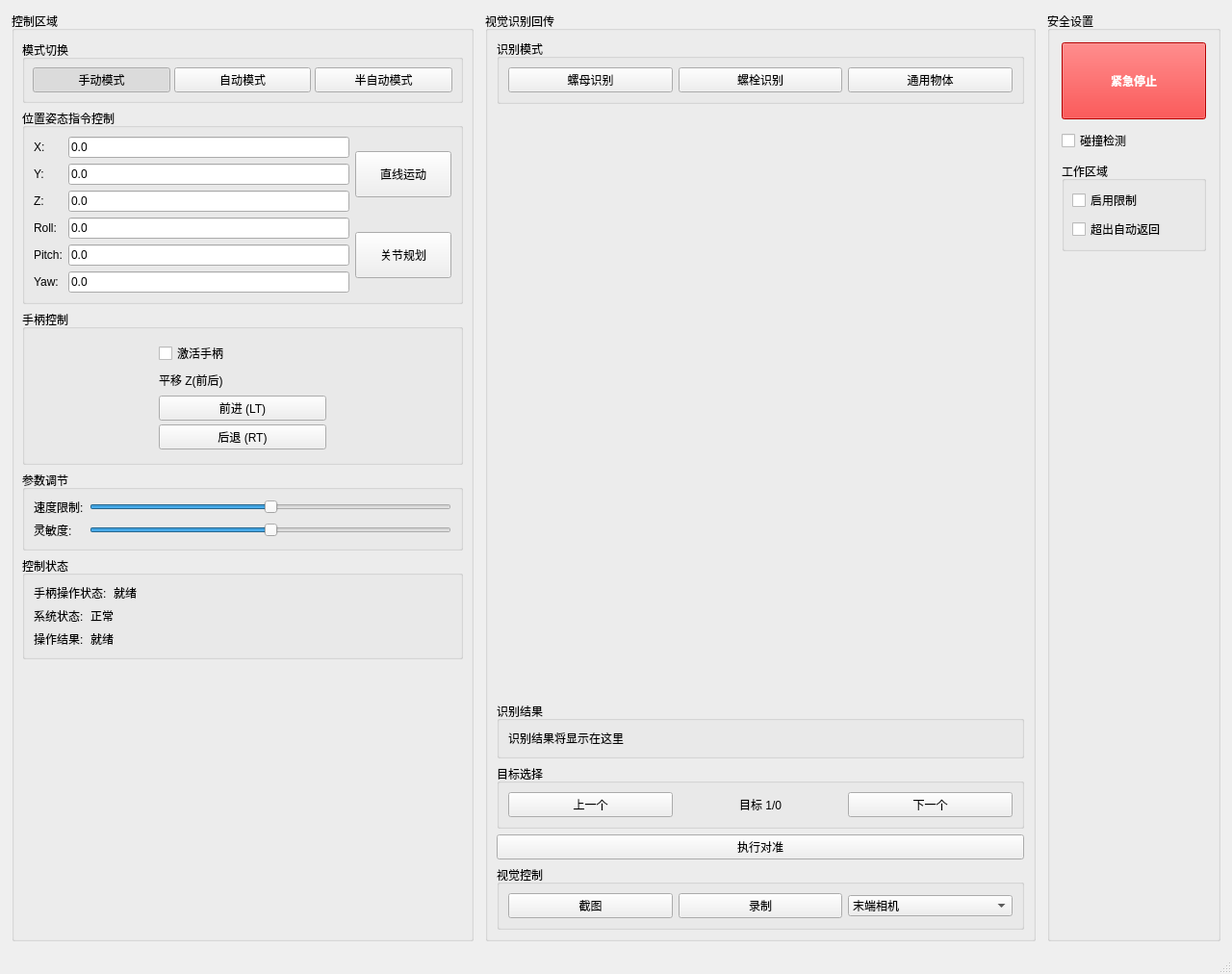
<?xml version="1.0" encoding="UTF-8"?>
<ui version="4.0">
 <class>MainWindow</class>
 <widget class="QMainWindow" name="MainWindow">
  <property name="geometry">
   <rect>
    <x>0</x>
    <y>0</y>
    <width>1280</width>
    <height>1012</height>
   </rect>
  </property>
  <property name="windowTitle">
   <string>机器人操纵界面</string>
  </property>
  <widget class="QWidget" name="centralwidget">
   <layout class="QHBoxLayout" name="horizontalLayout">
    <property name="spacing">
     <number>12</number>
    </property>
    <property name="leftMargin">
     <number>12</number>
    </property>
    <property name="topMargin">
     <number>12</number>
    </property>
    <property name="rightMargin">
     <number>12</number>
    </property>
    <property name="bottomMargin">
     <number>12</number>
    </property>
    <item>
     <widget class="QGroupBox" name="controlGroupBox">
      <property name="sizePolicy">
       <sizepolicy hsizetype="Fixed" vsizetype="Preferred">
        <horstretch>0</horstretch>
        <verstretch>0</verstretch>
       </sizepolicy>
      </property>
      <property name="minimumSize">
       <size>
        <width>480</width>
        <height>0</height>
       </size>
      </property>
      <property name="maximumSize">
       <size>
        <width>540</width>
        <height>16777215</height>
       </size>
      </property>
      <property name="title">
       <string>控制区域</string>
      </property>
      <layout class="QVBoxLayout" name="verticalLayout">
       <property name="spacing">
        <number>6</number>
       </property>
       <property name="leftMargin">
        <number>8</number>
       </property>
       <property name="topMargin">
        <number>10</number>
       </property>
       <property name="rightMargin">
        <number>8</number>
       </property>
       <property name="bottomMargin">
        <number>8</number>
       </property>
       <item>
        <widget class="QGroupBox" name="modeGroupBox">
         <property name="title">
          <string>模式切换</string>
         </property>
         <layout class="QHBoxLayout" name="horizontalLayout_2">
          <property name="spacing">
           <number>4</number>
          </property>
          <property name="leftMargin">
           <number>8</number>
          </property>
          <property name="topMargin">
           <number>8</number>
          </property>
          <property name="rightMargin">
           <number>8</number>
          </property>
          <property name="bottomMargin">
           <number>8</number>
          </property>
          <item>
           <widget class="QPushButton" name="manualModeButton">
            <property name="text">
             <string>手动模式</string>
            </property>
            <property name="checkable">
             <bool>true</bool>
            </property>
            <property name="checked">
             <bool>true</bool>
            </property>
           </widget>
          </item>
          <item>
           <widget class="QPushButton" name="autoModeButton">
            <property name="text">
             <string>自动模式</string>
            </property>
            <property name="checkable">
             <bool>true</bool>
            </property>
           </widget>
          </item>
          <item>
           <widget class="QPushButton" name="semiautoModeButton">
            <property name="text">
             <string>半自动模式</string>
            </property>
            <property name="checkable">
             <bool>true</bool>
            </property>
           </widget>
          </item>
         </layout>
        </widget>
       </item>
       <item>
        <widget class="QGroupBox" name="poseControlGroupBox">
         <property name="title">
          <string>位置姿态指令控制</string>
         </property>
         <layout class="QGridLayout" name="gridLayout">
          <item row="0" column="0">
           <widget class="QLabel" name="xLabel">
            <property name="text">
             <string>X:</string>
            </property>
           </widget>
          </item>
          <item row="0" column="1">
           <widget class="QLineEdit" name="xLineEdit">
            <property name="text">
             <string>0.0</string>
            </property>
           </widget>
          </item>
          <item row="1" column="0">
           <widget class="QLabel" name="yLabel">
            <property name="text">
             <string>Y:</string>
            </property>
           </widget>
          </item>
          <item row="1" column="1">
           <widget class="QLineEdit" name="yLineEdit">
            <property name="text">
             <string>0.0</string>
            </property>
           </widget>
          </item>
          <item row="2" column="0">
           <widget class="QLabel" name="zLabel">
            <property name="text">
             <string>Z:</string>
            </property>
           </widget>
          </item>
          <item row="2" column="1">
           <widget class="QLineEdit" name="zLineEdit">
            <property name="text">
             <string>0.0</string>
            </property>
           </widget>
          </item>
          <item row="3" column="0">
           <widget class="QLabel" name="rollLabel">
            <property name="text">
             <string>Roll:</string>
            </property>
           </widget>
          </item>
          <item row="3" column="1">
           <widget class="QLineEdit" name="rollLineEdit">
            <property name="text">
             <string>0.0</string>
            </property>
           </widget>
          </item>
          <item row="4" column="0">
           <widget class="QLabel" name="pitchLabel">
            <property name="text">
             <string>Pitch:</string>
            </property>
           </widget>
          </item>
          <item row="4" column="1">
           <widget class="QLineEdit" name="pitchLineEdit">
            <property name="text">
             <string>0.0</string>
            </property>
           </widget>
          </item>
          <item row="5" column="0">
           <widget class="QLabel" name="yawLabel">
            <property name="text">
             <string>Yaw:</string>
            </property>
           </widget>
          </item>
          <item row="5" column="1">
           <widget class="QLineEdit" name="yawLineEdit">
            <property name="text">
             <string>0.0</string>
            </property>
           </widget>
          </item>
          <item row="0" column="2" rowspan="3">
           <widget class="QPushButton" name="cartesianButton">
            <property name="minimumSize">
             <size>
              <width>100</width>
              <height>48</height>
             </size>
            </property>
            <property name="text">
             <string>直线运动</string>
            </property>
           </widget>
          </item>
          <item row="3" column="2" rowspan="3">
           <widget class="QPushButton" name="ptpButton">
            <property name="minimumSize">
             <size>
              <width>100</width>
              <height>48</height>
             </size>
            </property>
            <property name="text">
             <string>关节规划</string>
            </property>
           </widget>
          </item>
         </layout>
        </widget>
       </item>
       <item>
        <widget class="QGroupBox" name="joystickGroupBox">
         <property name="title">
          <string>手柄控制</string>
         </property>
         <layout class="QHBoxLayout" name="horizontalLayout_7">
          <item>
           <widget class="AnalogStick" name="joystickXY" native="true">
            <property name="minimumSize">
             <size>
              <width>120</width>
              <height>120</height>
             </size>
            </property>
            <property name="maximumSize">
             <size>
              <width>120</width>
              <height>120</height>
             </size>
            </property>
           </widget>
          </item>
          <item>
           <layout class="QVBoxLayout" name="verticalLayout_5">
            <property name="spacing">
             <number>4</number>
            </property>
            <property name="leftMargin">
             <number>4</number>
            </property>
            <property name="topMargin">
             <number>4</number>
            </property>
            <property name="rightMargin">
             <number>4</number>
            </property>
            <property name="bottomMargin">
             <number>4</number>
            </property>
            <item>
             <widget class="QCheckBox" name="joystickEnableCheckBox">
              <property name="text">
               <string>激活手柄</string>
              </property>
             </widget>
            </item>
            <item>
             <widget class="QLabel" name="zLabel_2">
              <property name="text">
               <string>平移 Z(前后)</string>
              </property>
             </widget>
            </item>
            <item>
             <widget class="QPushButton" name="zForwardButton">
              <property name="text">
               <string>前进 (LT)</string>
              </property>
             </widget>
            </item>
            <item>
             <widget class="QPushButton" name="zBackwardButton">
              <property name="text">
               <string>后退 (RT)</string>
              </property>
             </widget>
            </item>
           </layout>
          </item>
          <item>
           <widget class="AnalogStick" name="joystickYawPitch" native="true">
            <property name="minimumSize">
             <size>
              <width>120</width>
              <height>120</height>
             </size>
            </property>
            <property name="maximumSize">
             <size>
              <width>120</width>
              <height>120</height>
             </size>
            </property>
           </widget>
          </item>
         </layout>
        </widget>
       </item>
       <item>
        <widget class="QGroupBox" name="paramsGroupBox">
         <property name="title">
          <string>参数调节</string>
         </property>
         <layout class="QGridLayout" name="gridLayout_4">
          <item row="0" column="0">
           <widget class="QLabel" name="speedLabel">
            <property name="text">
             <string>速度限制:</string>
            </property>
           </widget>
          </item>
          <item row="0" column="1">
           <widget class="QSlider" name="speedSlider">
            <property name="maximum">
             <number>100</number>
            </property>
            <property name="value">
             <number>50</number>
            </property>
            <property name="orientation">
             <enum>Qt::Horizontal</enum>
            </property>
           </widget>
          </item>
          <item row="1" column="0">
           <widget class="QLabel" name="sensitivityLabel">
            <property name="text">
             <string>灵敏度:</string>
            </property>
           </widget>
          </item>
          <item row="1" column="1">
           <widget class="QSlider" name="sensitivitySlider">
            <property name="maximum">
             <number>100</number>
            </property>
            <property name="value">
             <number>50</number>
            </property>
            <property name="orientation">
             <enum>Qt::Horizontal</enum>
            </property>
           </widget>
          </item>
         </layout>
        </widget>
       </item>
       <item>
        <widget class="QGroupBox" name="statusGroupBox">
         <property name="title">
          <string>控制状态</string>
         </property>
         <layout class="QVBoxLayout" name="verticalLayout_2">
          <item>
           <layout class="QHBoxLayout" name="horizontalLayoutControl">
            <property name="spacing">
             <number>4</number> </property>
            <item>
             <widget class="QLabel" name="joyStatusPrefixLabel">
              <property name="sizePolicy">
               <sizepolicy hsizetype="Maximum" vsizetype="Preferred">
                <horstretch>0</horstretch>
                <verstretch>0</verstretch>
               </sizepolicy>
              </property>
              <property name="text">
               <string>手柄操作状态: </string>
              </property>
             </widget>
            </item>
            <item>
             <widget class="QLabel" name="joyStatusLabel">
              <property name="sizePolicy">
               <sizepolicy hsizetype="Expanding" vsizetype="Preferred">
                <horstretch>0</horstretch>
                <verstretch>0</verstretch>
               </sizepolicy>
              </property>
              <property name="text">
               <string>就绪</string>
              </property>
             </widget>
            </item>
           </layout>
          </item>
          
          <item>
           <layout class="QHBoxLayout" name="horizontalLayoutSystem">
            <property name="spacing">
             <number>4</number>
            </property>
            <item>
             <widget class="QLabel" name="systemStatusPrefixLabel">
              <property name="sizePolicy">
               <sizepolicy hsizetype="Maximum" vsizetype="Preferred">
                <horstretch>0</horstretch>
                <verstretch>0</verstretch>
               </sizepolicy>
              </property>
              <property name="text">
               <string>系统状态: </string>
              </property>
             </widget>
            </item>
            <item>
             <widget class="QLabel" name="systemStatusLabel">
              <property name="sizePolicy">
               <sizepolicy hsizetype="Expanding" vsizetype="Preferred">
                <horstretch>0</horstretch>
                <verstretch>0</verstretch>
               </sizepolicy>
              </property>
              <property name="text">
               <string>正常</string>
              </property>
             </widget>
            </item>
           </layout>
          </item>
          <item>
           <layout class="QHBoxLayout" name="horizontalLayoutOperationResult">
            <property name="spacing">
             <number>4</number>
            </property>
            <item>
             <widget class="QLabel" name="operationResultLabel">
              <property name="sizePolicy">
               <sizepolicy hsizetype="Maximum" vsizetype="Preferred">
                <horstretch>0</horstretch>
                <verstretch>0</verstretch>
               </sizepolicy>
              </property>
              <property name="text">
               <string>操作结果: </string>
              </property>
             </widget>
            </item>
            <item>
             <widget class="QLabel" name="operationResultStatusLabel">
              <property name="sizePolicy">
               <sizepolicy hsizetype="Expanding" vsizetype="Preferred">
                <horstretch>0</horstretch>
                <verstretch>0</verstretch>
               </sizepolicy>
              </property>
              <property name="text">
               <string>就绪</string>
              </property>
             </widget>
            </item>
           </layout>
          </item>
         </layout>
        </widget>
       </item>
       <item>
        <spacer name="verticalSpacer">
         <property name="orientation">
          <enum>Qt::Vertical</enum>
         </property>
         <property name="sizeHint" stdset="0">
          <size>
           <width>20</width>
           <height>40</height>
          </size>
         </property>
        </spacer>
       </item>
      </layout>
     </widget>
    </item>
    <item>
     <widget class="QGroupBox" name="visionGroupBox">
      <property name="sizePolicy">
       <sizepolicy hsizetype="Expanding" vsizetype="Expanding">
        <horstretch>1</horstretch>
        <verstretch>1</verstretch>
       </sizepolicy>
      </property>
      <property name="title">
       <string>视觉识别回传</string>
      </property>
      <layout class="QVBoxLayout" name="verticalLayout_3">
       <item>
        <widget class="QGroupBox" name="recognitionModeGroupBox">
         <property name="title">
          <string>识别模式</string>
         </property>
         <layout class="QHBoxLayout" name="horizontalLayout_4">
          <item>
           <widget class="QPushButton" name="nutRecognitionButton">
            <property name="text">
             <string>螺母识别</string>
            </property>
            <property name="checkable">
             <bool>true</bool>
            </property>
           </widget>
          </item>
          <item>
           <widget class="QPushButton" name="boltRecognitionButton">
            <property name="text">
             <string>螺栓识别</string>
            </property>
            <property name="checkable">
             <bool>true</bool>
            </property>
           </widget>
          </item>
          <item>
           <widget class="QPushButton" name="objectRecognitionButton">
            <property name="text">
             <string>通用物体</string>
            </property>
            <property name="checkable">
             <bool>true</bool>
            </property>
           </widget>
          </item>
         </layout>
        </widget>
       </item>
       <item>
        <widget class="QLabel" name="visionLabel">
         <property name="sizePolicy">
          <sizepolicy hsizetype="Expanding" vsizetype="Expanding">
           <horstretch>1</horstretch>
           <verstretch>1</verstretch>
          </sizepolicy>
         </property>
         <property name="minimumSize">
          <size>
           <width>500</width>
           <height>450</height>
          </size>
         </property>
         <property name="pixmap">
          <pixmap>:/sample2.png</pixmap>
         </property>
         <property name="scaledContents">
          <bool>false</bool>
         </property>
         <property name="alignment">
          <set>Qt::AlignCenter</set>
         </property>
        </widget>
       </item>
       <item>
        <widget class="QGroupBox" name="recognitionGroupBox">
         <property name="title">
          <string>识别结果</string>
         </property>
         <layout class="QVBoxLayout" name="verticalLayout_4">
          <item>
           <widget class="QLabel" name="recognitionResultLabel">
            <property name="sizePolicy">
             <sizepolicy hsizetype="Expanding" vsizetype="Fixed">
              <horstretch>1</horstretch>
              <verstretch>0</verstretch>
             </sizepolicy>
            </property>
            <property name="text">
             <string>识别结果将显示在这里</string>
            </property>
           </widget>
          </item>
         </layout>
        </widget>
       </item>
       <item>
        <widget class="QGroupBox" name="targetSelectGroupBox">
         <property name="title">
          <string>目标选择</string>
         </property>
         <layout class="QHBoxLayout" name="horizontalLayout_5">
          <item>
           <widget class="QPushButton" name="prevTargetButton">
            <property name="text">
             <string>上一个</string>
            </property>
           </widget>
          </item>
          <item>
           <widget class="QLabel" name="targetIndexLabel">
            <property name="text">
             <string>目标 1/0</string>
            </property>
            <property name="alignment">
             <set>Qt::AlignCenter</set>
            </property>
           </widget>
          </item>
          <item>
           <widget class="QPushButton" name="nextTargetButton">
            <property name="text">
             <string>下一个</string>
            </property>
           </widget>
          </item>
         </layout>
        </widget>
       </item>
       <item>
        <widget class="QPushButton" name="alignButton">
         <property name="text">
          <string>执行对准</string>
         </property>
        </widget>
       </item>
       <item>
        <widget class="QGroupBox" name="visionControlGroupBox">
         <property name="title">
          <string>视觉控制</string>
         </property>
         <layout class="QHBoxLayout" name="horizontalLayout_6">
          <item>
           <widget class="QPushButton" name="captureButton">
            <property name="text">
             <string>截图</string>
            </property>
           </widget>
          </item>
          <item>
           <widget class="QPushButton" name="recordButton">
            <property name="text">
             <string>录制</string>
            </property>
           </widget>
          </item>
          <item>
           <widget class="QComboBox" name="cameraSourceComboBox">
            <item>
             <property name="text">
              <string>末端相机</string>
             </property>
            </item>
            <item>
             <property name="text">
              <string>全景相机</string>
             </property>
            </item>
            <item>
             <property name="text">
              <string>外部相机</string>
             </property>
            </item>
           </widget>
          </item>
         </layout>
        </widget>
       </item>
      </layout>
     </widget>
    </item>
    <item>
     <widget class="QGroupBox" name="safetyGroupBox">
      <property name="sizePolicy">
       <sizepolicy hsizetype="Fixed" vsizetype="Preferred">
        <horstretch>0</horstretch>
        <verstretch>0</verstretch>
       </sizepolicy>
      </property>
      <property name="minimumSize">
       <size>
        <width>180</width>
        <height>0</height>
       </size>
      </property>
      <property name="maximumSize">
       <size>
        <width>280</width>
        <height>16777215</height>
       </size>
      </property>
      <property name="title">
       <string>安全设置</string>
      </property>
      <layout class="QVBoxLayout" name="verticalLayout_4">
       <property name="spacing">
        <number>10</number>
       </property>
       <property name="leftMargin">
        <number>12</number>
       </property>
       <property name="topMargin">
        <number>12</number>
       </property>
       <property name="rightMargin">
        <number>12</number>
       </property>
       <property name="bottomMargin">
        <number>12</number>
       </property>
       <item>
        <widget class="QPushButton" name="emergencyButton">
         <property name="minimumSize">
          <size>
           <width>0</width>
           <height>80</height>
          </size>
         </property>
         <property name="styleSheet">
          <string>background-color: red; color: white; font-weight: bold; padding: 10px;</string>
         </property>
         <property name="text">
          <string>紧急停止</string>
         </property>
        </widget>
       </item>
       <item>
        <widget class="QCheckBox" name="collisionCheckBox">
         <property name="text">
          <string>碰撞检测</string>
         </property>
        </widget>
       </item>
       <item>
        <widget class="QGroupBox" name="workAreaGroupBox">
         <property name="title">
          <string>工作区域</string>
         </property>
         <layout class="QVBoxLayout" name="verticalLayout_6">
          <property name="spacing">
           <number>6</number>
          </property>
          <property name="leftMargin">
           <number>8</number>
          </property>
          <property name="topMargin">
           <number>8</number>
          </property>
          <property name="rightMargin">
           <number>8</number>
          </property>
          <property name="bottomMargin">
           <number>8</number>
          </property>
          <item>
           <widget class="QCheckBox" name="workAreaLimitCheckBox">
            <property name="text">
             <string>启用限制</string>
            </property>
           </widget>
          </item>
          <item>
           <widget class="QCheckBox" name="autoReturnCheckBox">
            <property name="text">
             <string>超出自动返回</string>
            </property>
           </widget>
          </item>
         </layout>
        </widget>
       </item>
       <item>
        <spacer name="verticalSpacer_2">
         <property name="orientation">
          <enum>Qt::Vertical</enum>
         </property>
         <property name="sizeHint" stdset="0">
          <size>
           <width>20</width>
           <height>40</height>
          </size>
         </property>
        </spacer>
       </item>
      </layout>
     </widget>
    </item>
   </layout>
  </widget>
  <widget class="QMenuBar" name="menubar">
   <property name="geometry">
    <rect>
     <x>0</x>
     <y>0</y>
     <width>1280</width>
     <height>27</height>
    </rect>
   </property>
  </widget>
  <widget class="QStatusBar" name="statusbar"/>
 </widget>
 <customwidgets>
  <customwidget>
   <class>AnalogStick</class>
   <extends>QWidget</extends>
   <header>AnalogStick.h</header>
   <container>1</container>
  </customwidget>
 </customwidgets>
 <resources/>
 <connections/>
</ui>
